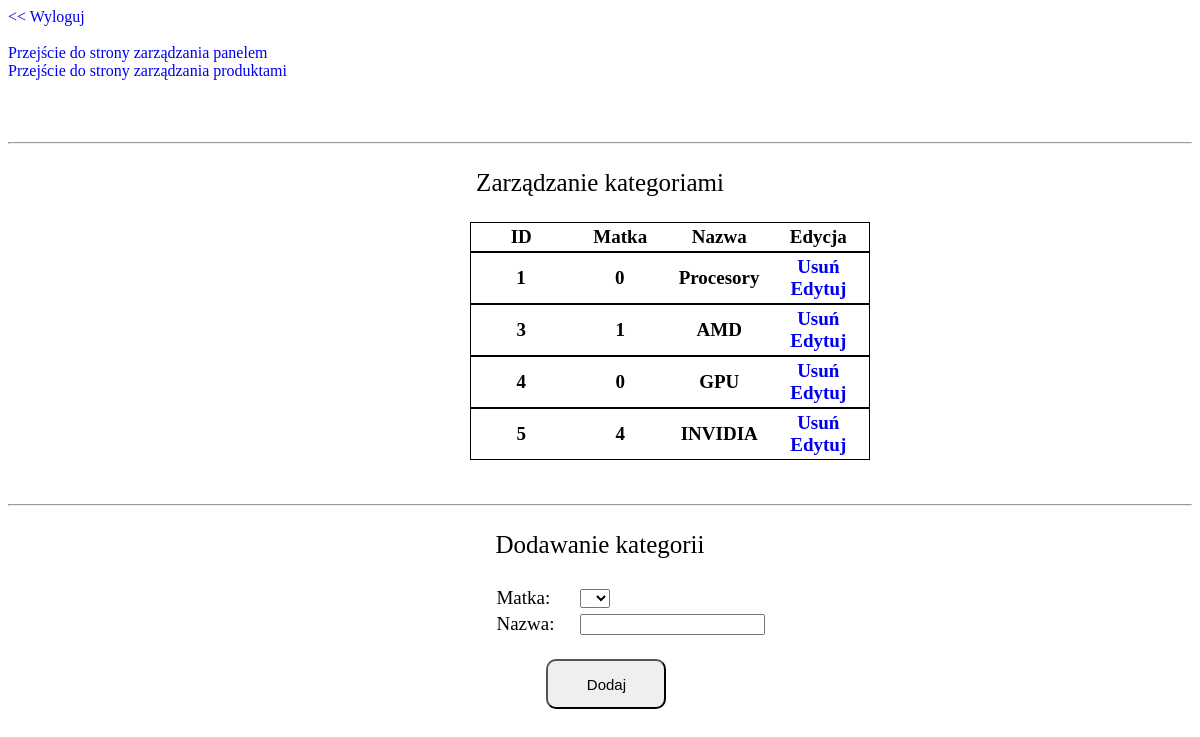
/admin/categories.php (signed in), run on the app's committed database.
### tables this page shows
CREATE TABLE `kategorie` (
  `id` int(11) NOT NULL,
  `matka` int(11) NOT NULL DEFAULT 0,
  `nazwa` varchar(255) NOT NULL
);

### admin/categories.php (the view, shortened to what this page needs)
<?php
if ((isset($_SESSION['zalogowany'])) && ($_SESSION['zalogowany']==true))
	{
		echo '<a href="wylogowanie.php">&lt;&lt; Wyloguj</a><br/><br/>';
		echo '<a style="text-align:center;" href="../admin/admin.php">Przejście do strony zarządzania panelem</a><br/>';
		echo '<a style="text-align:center;" href="../admin/produkty.php">Przejście do strony zarządzania produktami</a>';
		echo '<hr></hr>';
		echo '<p class="tekst" style="text-align:center;">Zarządzanie kategoriami</p>';
		echo PokazKategorie();
		echo '<br/><br/>';
		echo '<hr></hr>';
		echo DodajKategorie();
	}
function PokazKategorie()
{
	include '../cfg.php';
	$wyn = mysqli_query($con, "SELECT * FROM `kategorie`");
	echo '
		<table class="tabelalistastron">
		<tr>
			<th>ID</th>
			<th>Matka</th>
			<th>Nazwa</th>
			<th>Edycja</th>
		</tr>';
		while($r = mysqli_fetch_array($wyn))
		{
			echo "
			<table class='tabelalistastron'>
			<tr><th>".$r["id"]."</th>
			<th>".$r["matka"]."</th>
			<th>".$r["nazwa"]."</th>
			<th><a href='categories.php?id={$r['id']}&amp;tmp=del2'>Usuń</a>
			<br/><a href='categories.php?id={$r['id']}&amp;tmp=edit2'>Edytuj</a></th>
			</tr>
			</table>";
		}
}
function DodajKategorie()
{
	include '../cfg.php';
	$wyn = mysqli_query($con, "SELECT MAX(id) FROM `kategorie`");
	$wyn2 = mysqli_query($con, "SELECT `id` FROM `kategorie` WHERE matka=0");
	$addnew = "<option value='0'></option>";
	while($r = mysqli_fetch_array($wyn2, MYSQLI_ASSOC))
	{
		$addnew .= '<option value="'.$r['id'].'">'.$r['id'].'</option>';
	}
	echo '<p class="tekst">Dodawanie kategorii</p>';
	echo '
	<form action="categories.php" method="POST">
	<table>
		<input type="hidden" name="tmp" value="new2">
		<tr class="separate">
			<td>Matka:</td>
			<td><select name="matka" required>'.$addnew.'</select></td>
		</tr>
		<tr class="separate">
			<td>Nazwa:</td>
			<td><input name="nazwa" required></td>
		</tr>
		<tr class="separate">
			<td colspan="2"><input class="przyciski" type="submit" name="Submit" value="Dodaj"></td>
		</tr>
	</table>
	</form>';
}
?>

### admin/categories.php (style rules this page uses)
table { margin-left: 41%; }
table > tr, td, th { margin-left: 5px; font-size: 19px; width: 80px; }
.tekst { text-align: center; font-size:25px; }
.tabelalistastron { margin-left: 39%; border: 1px solid black; width:400px; }
a { text-decoration: none; }
.przyciski { border-top-left-radius: 10px; border-top-right-radius: 10px; border-bottom-left-radius: 10px; border-bottom-right-radius: 10px; font-size: 15px; height: 50px; width: 120px; margin-top: 20px; margin-left: 50px; }
.separate { margin-top: 20px; }

### data on the page
kategorie: id "1", matka "0", nazwa "Procesory"
kategorie: id "3", matka "1", nazwa "AMD"
kategorie: id "4", matka "0", nazwa "GPU"
kategorie: id "5", matka "4", nazwa "INVIDIA"
